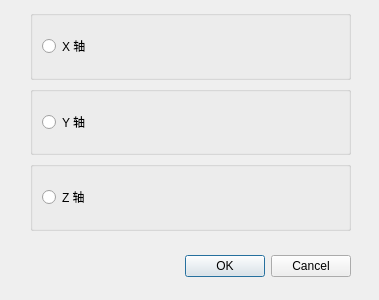
<?xml version="1.0" encoding="UTF-8"?>
<ui version="4.0">
 <class>View_rendering</class>
 <widget class="QDialog" name="View_rendering">
  <property name="geometry">
   <rect>
    <x>0</x>
    <y>0</y>
    <width>379</width>
    <height>300</height>
   </rect>
  </property>
  <property name="windowTitle">
   <string>点云渲染</string>
  </property>
  <property name="windowIcon">
   <iconset resource="Icons.qrc">
    <normaloff>:/logo.ico</normaloff>:/logo.ico</iconset>
  </property>
  <widget class="QDialogButtonBox" name="buttonBox">
   <property name="geometry">
    <rect>
     <x>10</x>
     <y>250</y>
     <width>341</width>
     <height>32</height>
    </rect>
   </property>
   <property name="orientation">
    <enum>Qt::Horizontal</enum>
   </property>
   <property name="standardButtons">
    <set>QDialogButtonBox::Cancel|QDialogButtonBox::Ok</set>
   </property>
  </widget>
  <widget class="QWidget" name="layoutWidget">
   <property name="geometry">
    <rect>
     <x>30</x>
     <y>10</y>
     <width>321</width>
     <height>221</height>
    </rect>
   </property>
   <layout class="QVBoxLayout" name="verticalLayout">
    <item>
     <widget class="QGroupBox" name="groupBox">
      <property name="title">
       <string/>
      </property>
      <layout class="QGridLayout" name="gridLayout">
       <item row="0" column="0">
        <widget class="QRadioButton" name="radioButton">
         <property name="text">
          <string>X 轴</string>
         </property>
        </widget>
       </item>
      </layout>
     </widget>
    </item>
    <item>
     <widget class="QGroupBox" name="groupBox_3">
      <property name="title">
       <string/>
      </property>
      <layout class="QGridLayout" name="gridLayout_2">
       <item row="1" column="0">
        <widget class="QRadioButton" name="radioButton_2">
         <property name="text">
          <string>Y 轴</string>
         </property>
        </widget>
       </item>
      </layout>
     </widget>
    </item>
    <item>
     <widget class="QGroupBox" name="groupBox_2">
      <property name="title">
       <string/>
      </property>
      <layout class="QGridLayout" name="gridLayout_3">
       <item row="0" column="0">
        <widget class="QRadioButton" name="radioButton_3">
         <property name="text">
          <string>Z 轴</string>
         </property>
        </widget>
       </item>
      </layout>
     </widget>
    </item>
   </layout>
  </widget>
 </widget>
 <resources>
  <include location="Icons.qrc"/>
 </resources>
 <connections>
  <connection>
   <sender>buttonBox</sender>
   <signal>accepted()</signal>
   <receiver>View_rendering</receiver>
   <slot>accept()</slot>
   <hints>
    <hint type="sourcelabel">
     <x>248</x>
     <y>254</y>
    </hint>
    <hint type="destinationlabel">
     <x>157</x>
     <y>274</y>
    </hint>
   </hints>
  </connection>
  <connection>
   <sender>buttonBox</sender>
   <signal>rejected()</signal>
   <receiver>View_rendering</receiver>
   <slot>reject()</slot>
   <hints>
    <hint type="sourcelabel">
     <x>316</x>
     <y>260</y>
    </hint>
    <hint type="destinationlabel">
     <x>286</x>
     <y>274</y>
    </hint>
   </hints>
  </connection>
 </connections>
</ui>
